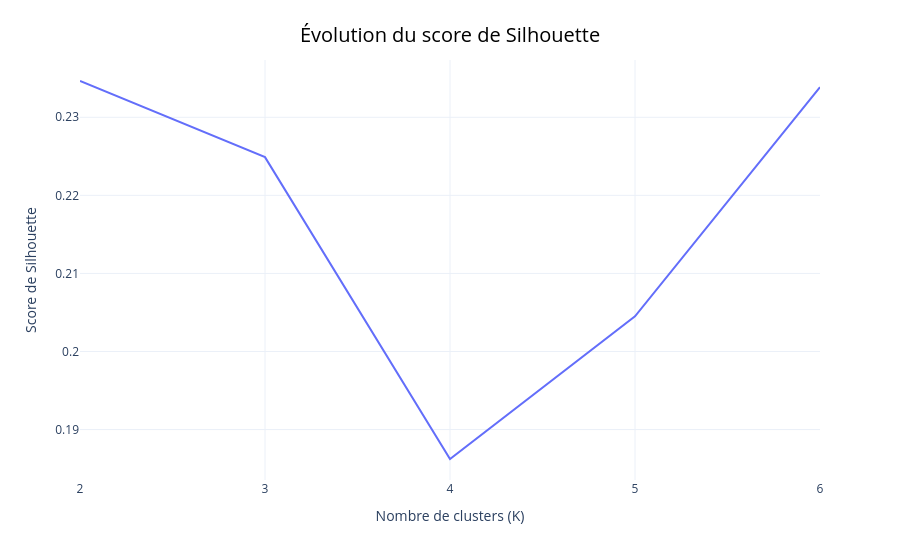

The code cell stored with this chart in its notebook:
### Markdown cell above
#### Le Score Silouhette
Il faut au minimum 2 clusters pour que le score de silhouette soit calculable, et au maximum 6 clusters pour éviter d'avoir des groupes trop petits et peu interprétables.

### Code cell
k_list = list(range(2, 7))
scores_silhouette = []

for k in k_list:
    kmeans= KMeans(n_clusters=k)
    labels_test = kmeans.fit_predict(X_scaled)
    score = silhouette_score(X_scaled, labels_test)
    scores_silhouette.append(score)
    print(f"Pour K = {k}, le score de Silhouette est de : {score:.3f}")

fig_silh = px.line(
    x=k_list, 
    y=scores_silhouette,
    # title="Évolution du score de Silhouette",
    labels={
        'x': 'Nombre de clusters (K)', 
        'y': 'Score de Silhouette'})
fig_silh.update_layout(
    template="plotly_white",
    xaxis_type='category',
    legend=dict(
        orientation="h",
        xanchor="center",
        x=0.35,
        maxheight=0.35,
        title_text="Country"
    ),
    title=dict(
        text="Évolution du score de Silhouette",
        x=0.5,               
        xanchor="center",    
        y=0.95,              
        yanchor="top",       
        font=dict(size=20, color="black")))
fig_silh.show()

### Figure 1 — Plotly figure (JSON) as saved in the notebook; plotly's stock layout.template omitted (floating-point values rounded to 4 significant figures)
{"data": [{"hovertemplate": "Nombre de clusters (K)=%{x}<br>Score de Silhouette=%{y}<extra></extra>", "legendgroup": "", "line": {"color": "#636efa", "dash": "solid"}, "marker": {"symbol": "circle"}, "mode": "lines", "name": "", "orientation": "v", "showlegend": false, "type": "scatter", "x": [2, 3, 4, 5, 6], "xaxis": "x", "y": [0.2346, 0.2249, 0.1862, 0.2045, 0.2339], "yaxis": "y"}], "layout": {"legend": {"maxheight": 0.35, "orientation": "h", "title": {"text": "Country"}, "tracegroupgap": 0, "x": 0.35, "xanchor": "center"}, "margin": {"t": 60}, "title": {"font": {"color": "black", "size": 20}, "text": "Évolution du score de Silhouette", "x": 0.5, "xanchor": "center", "y": 0.95, "yanchor": "top"}, "xaxis": {"anchor": "y", "domain": [0, 1], "title": {"text": "Nombre de clusters (K)"}, "type": "category"}, "yaxis": {"anchor": "x", "domain": [0, 1], "title": {"text": "Score de Silhouette"}}}}
